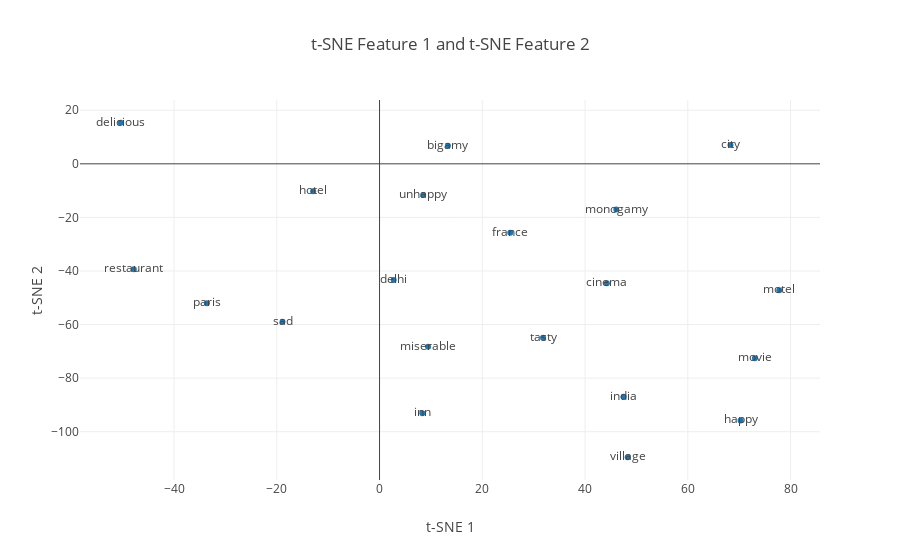

The cell this chart's notebook holds for it:
### Code cell
glove_tsne = TSNE(n_components=2).fit_transform(newEmbed)
plot2d_words(glove_tsne, 0, len(sample_words), 1, sample_words)

### Figure 1 — Plotly figure (JSON) as saved in the notebook; plotly's stock layout.template omitted (floating-point values rounded to 4 significant figures)
{"data": [{"mode": "markers+text", "text": ["movie", "cinema", "delicious", "tasty", "sad", "miserable", "monogamy", "bigamy", "city", "hotel", "restaurant", "motel", "inn", "village", "france", "happy", "unhappy", "paris", "india", "delhi"], "type": "scatter", "uid": "7fa9c552-3c77-423d-8c2b-283c2a8ca7a6", "x": [73.05, 44.24, -50.37, 31.82, -18.89, 9.441, 46.08, 13.31, 68.3, -12.92, -47.83, 77.79, 8.329, 48.29, 25.44, 70.26, 8.498, -33.6, 47.5, 2.748], "y": [-72.55, -44.55, 15.33, -64.92, -58.93, -68.25, -17.08, 6.747, 7.004, -10.22, -39.34, -47.16, -93.1, -109.5, -25.76, -95.8, -11.6, -52.01, -86.98, -43.41]}], "layout": {"hovermode": "closest", "title": {"text": "t-SNE Feature 1 and t-SNE Feature 2"}, "xaxis": {"title": {"text": "t-SNE 1"}}, "yaxis": {"title": {"text": "t-SNE 2"}}}}
